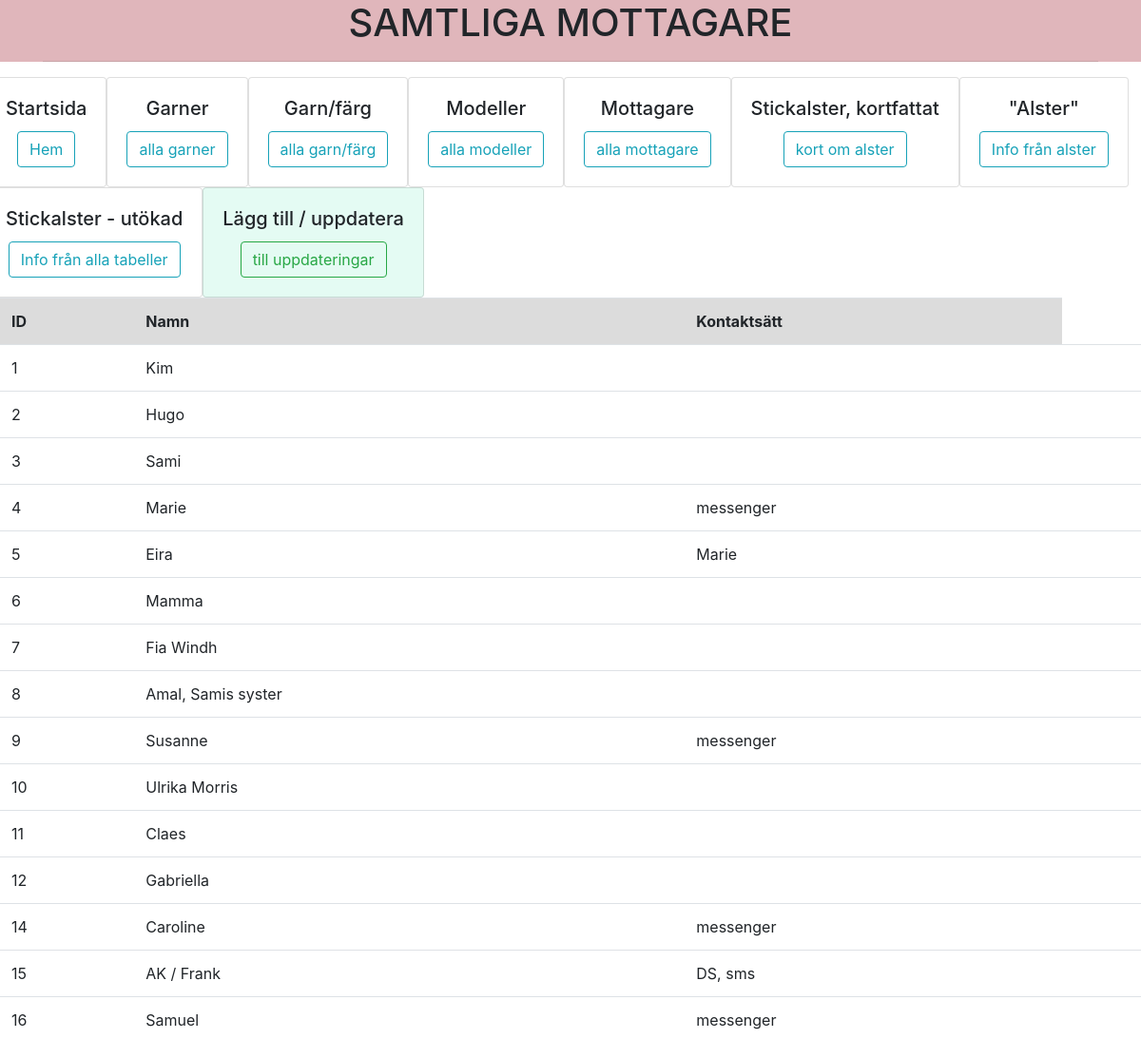
/mottagareView.php, run on the app's committed database.
### tables this page shows
CREATE TABLE `mottagare` (
  `ID` int(11) NOT NULL,
  `namn` varchar(45) NOT NULL,
  `kontakt` varchar(45) DEFAULT NULL
);

### mottagareView.php (the view, shortened to what this page needs)
<?php
include 'header.php';
?>
<header class="header text-center">
    <div class="container">
    <h1 class="text-uppercase mb-0"><?=PAGE_MOTTAGARE?></h1>
    <hr>
    </div>
</header>
<?php
include 'navigation.php';
?>
<?php
$query =
"SELECT ID, namn, kontakt
FROM mottagare";
$table = mysqli_query($connection,$query)
or die(mysqli_error($connection));
?>
<table class="table">
    <tr style="background-color:gainsboro">
    <th>ID</th>
    <th>Namn</th>
    <th>Kontaktsätt</th>
    </tr>
    <?php while($row = $table->fetch_assoc()): ?>
    <tr>
    <td><?=$row['ID'] ?></td>
    <td><?=$row['namn'] ?> </td>
    <td><?=$row['kontakt'] ?> </td>
    <td>
    <?php endwhile?>
</table>

### style.css (style rules this page uses)
header { background-color: rgba(201, 128, 137, 0.575) }

### data on the page
mottagare: ID "1", namn "Kim"
mottagare: ID "2", namn "Hugo"
mottagare: ID "3", namn "Sami"
mottagare: ID "4", namn "Marie", kontakt "messenger"
mottagare: ID "5", namn "Eira", kontakt "Marie"
mottagare: ID "6", namn "Mamma"
mottagare: ID "7", namn "Fia Windh"
mottagare: ID "8", namn "Amal, Samis syster"
mottagare: ID "9", namn "Susanne", kontakt "messenger"
mottagare: ID "10", namn "Ulrika Morris"
mottagare: ID "11", namn "Claes"
mottagare: ID "12", namn "Gabriella"
mottagare: ID "14", namn "Caroline", kontakt "messenger"
mottagare: ID "15", namn "AK / Frank", kontakt "DS, sms"
mottagare: ID "16", namn "Samuel", kontakt "messenger"

### other printed values
PAGE_MOTTAGARE "SAMTLIGA MOTTAGARE"
